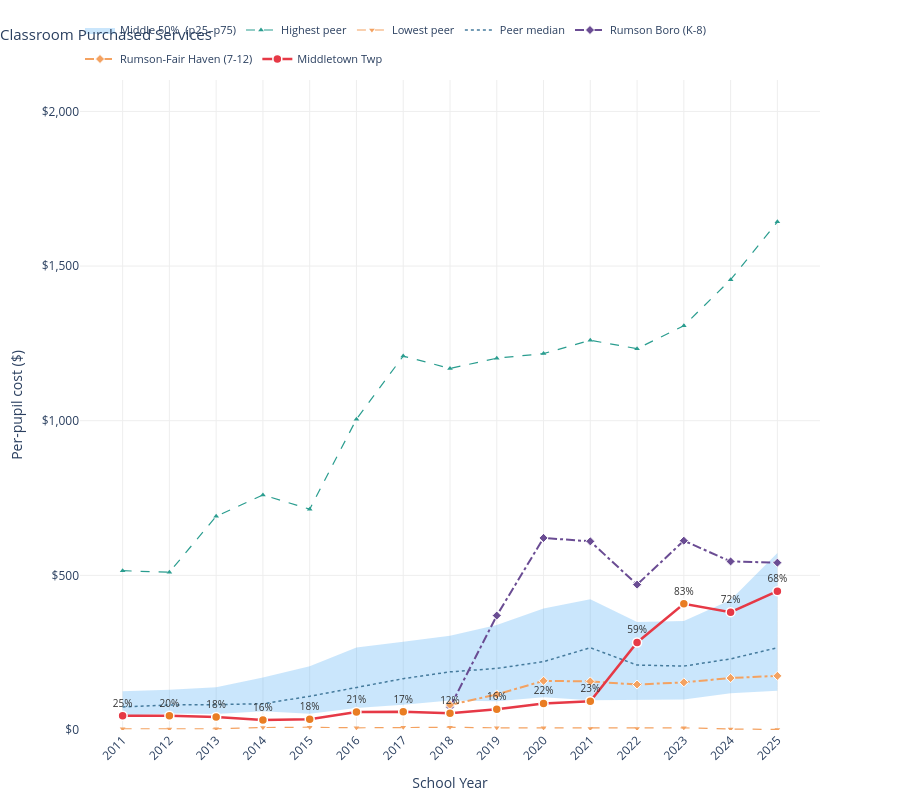

Notebook code for this chart:
### Code cell
sigma_chart('Classroom Purchased Services', '$', 'Per-pupil cost ($)').show()

### Figure 1 — Plotly figure (JSON) as saved in the notebook; plotly's stock layout.template omitted (floating-point values rounded to 4 significant figures)
{"data": [{"hoverinfo": "skip", "line": {"width": 0}, "mode": "lines", "showlegend": false, "type": "scatter", "x": [2011, 2012, 2013, 2014, 2015, 2016, 2017, 2018, 2019, 2020, 2021, 2022, 2023, 2024, 2025], "y": [125.5, 130.0, 138.0, 169.8, 206.0, 267.0, 285.0, 305.0, 339.5, 393.0, 422.5, 349.5, 352.8, 420.5, 572.5]}, {"fill": "tonexty", "fillcolor": "rgba(66,165,245,0.28)", "hoverinfo": "skip", "legendgroup": "bands", "line": {"width": 0}, "mode": "lines", "name": "Middle 50%  (p25–p75)", "showlegend": true, "type": "scatter", "x": [2011, 2012, 2013, 2014, 2015, 2016, 2017, 2018, 2019, 2020, 2021, 2022, 2023, 2024, 2025], "y": [45.75, 53.0, 52.0, 60.25, 52.25, 71.5, 81.75, 95.0, 92.75, 106.0, 96.5, 98.5, 99.0, 119.0, 126.5]}, {"hovertemplate": "<b>%{x}</b><br>Highest: %{text}<extra>Highest peer</extra>", "line": {"color": "#2A9D8F", "dash": "dash", "width": 1.2}, "marker": {"color": "#2A9D8F", "size": 5, "symbol": "triangle-up"}, "mode": "lines+markers", "name": "Highest peer", "text": ["$515 — MONROE TWP", "$510 — MONROE TWP", "$691 — SOUTH ORANGE-MAPLEWOOD", "$760 — IRVINGTON TOWNSHIP", "$714 — CAMDEN CITY", "$1,005 — BERGENFIELD BORO", "$1,209 — BERGENFIELD BORO", "$1,169 — Bergenfield Boro", "$1,202 — Bergenfield Boro", "$1,217 — Bergenfield Boro", "$1,260 — Bergenfield Boro", "$1,233 — Bergenfield Boro", "$1,307 — Bergenfield Boro", "$1,456 — Bergenfield Boro", "$1,643 — Bergenfield Boro"], "type": "scatter", "x": [2011, 2012, 2013, 2014, 2015, 2016, 2017, 2018, 2019, 2020, 2021, 2022, 2023, 2024, 2025], "y": [515.0, 510.0, 691.0, 760.0, 714.0, 1005.0, 1209.0, 1169.0, 1202.0, 1217.0, 1260.0, 1233.0, 1307.0, 1456.0, 1643.0]}, {"hovertemplate": "<b>%{x}</b><br>Lowest: %{text}<extra>Lowest peer</extra>", "line": {"color": "#F4A261", "dash": "dash", "width": 1.2}, "marker": {"color": "#F4A261", "size": 5, "symbol": "triangle-down"}, "mode": "lines+markers", "name": "Lowest peer", "text": ["$4 — HILLSBOROUGH TWP", "$3 — PARAMUS BORO", "$4 — WEST NEW YORK TOWN", "$8 — EGG HARBOR TWP", "$9 — EGG HARBOR TWP", "$7 — WEST NEW YORK TOWN", "$9 — GARFIELD CITY", "$9 — West New York Town", "$7 — Garfield City", "$7 — Garfield City", "$5 — Garfield City", "$5 — Garfield City", "$7 — West New York Schools", "$3 — Garfield City", "$2 — Jackson Twp"], "type": "scatter", "x": [2011, 2012, 2013, 2014, 2015, 2016, 2017, 2018, 2019, 2020, 2021, 2022, 2023, 2024, 2025], "y": [4.0, 3.0, 4.0, 8.0, 9.0, 7.0, 9.0, 9.0, 7.0, 7.0, 5.0, 5.0, 7.0, 3.0, 2.0]}, {"hovertemplate": "<b>%{x}</b><br>Peer median: %{text}<extra>Peer median</extra>", "line": {"color": "#457B9D", "dash": "dot", "width": 1.5}, "mode": "lines", "name": "Peer median", "text": ["$74", "$81", "$82", "$85", "$109", "$138", "$166", "$188", "$199", "$221", "$266", "$210", "$206", "$230", "$266"], "type": "scatter", "x": [2011, 2012, 2013, 2014, 2015, 2016, 2017, 2018, 2019, 2020, 2021, 2022, 2023, 2024, 2025], "y": [74.5, 81.0, 82.0, 85.0, 109.0, 138.0, 166.0, 188.0, 199.0, 221.0, 266.0, 210.0, 206.5, 230.0, 266.0]}, {"hovertemplate": "<b>%{x}</b><br>Rumson Boro (K-8): %{text}<extra>Rumson Boro (K-8)</extra>", "line": {"color": "#6A4C93", "dash": "dashdot", "width": 2}, "marker": {"color": "#6A4C93", "line": {"color": "white", "width": 1}, "size": 7, "symbol": "diamond"}, "mode": "lines+markers", "name": "Rumson Boro (K-8)", "text": ["N/A", "N/A", "N/A", "N/A", "N/A", "N/A", "N/A", "$74", "$370", "$621", "$610", "$470", "$612", "$545", "$541"], "type": "scatter", "x": [2011, 2012, 2013, 2014, 2015, 2016, 2017, 2018, 2019, 2020, 2021, 2022, 2023, 2024, 2025], "y": [NaN, NaN, NaN, NaN, NaN, NaN, NaN, 74.0, 370.0, 621.0, 610.0, 470.0, 612.0, 545.0, 541.0]}, {"hovertemplate": "<b>%{x}</b><br>Rumson-Fair Haven (7-12): %{text}<extra>Rumson-Fair Haven (7-12)</extra>", "line": {"color": "#F4A261", "dash": "dashdot", "width": 2}, "marker": {"color": "#F4A261", "line": {"color": "white", "width": 1}, "size": 7, "symbol": "diamond"}, "mode": "lines+markers", "name": "Rumson-Fair Haven (7-12)", "text": ["N/A", "N/A", "N/A", "N/A", "N/A", "N/A", "N/A", "$81", "$115", "$159", "$157", "$147", "$154", "$168", "$175"], "type": "scatter", "x": [2011, 2012, 2013, 2014, 2015, 2016, 2017, 2018, 2019, 2020, 2021, 2022, 2023, 2024, 2025], "y": [NaN, NaN, NaN, NaN, NaN, NaN, NaN, 81.0, 115.0, 159.0, 157.0, 147.0, 154.0, 168.0, 175.0]}, {"customdata": ["$46<br>25th percentile  (within peer IQR)<br>vs 104 peer districts", "$46<br>20th percentile  (below peer IQR)<br>vs 105 peer districts", "$42<br>18th percentile  (below peer IQR)<br>vs 105 peer districts", "$32<br>16th percentile  (below peer IQR)<br>vs 102 peer districts", "$35<br>18th percentile  (below peer IQR)<br>vs 102 peer districts", "$58<br>21th percentile  (below peer IQR)<br>vs 102 peer districts", "$59<br>17th percentile  (below peer IQR)<br>vs 100 peer districts", "$54<br>12th percentile  (below peer IQR)<br>vs 97 peer districts", "$67<br>16th percentile  (below peer IQR)<br>vs 96 peer districts", "$86<br>22th percentile  (below peer IQR)<br>vs 93 peer districts", "$93<br>23th percentile  (below peer IQR)<br>vs 91 peer districts", "$283<br>59th percentile  (within peer IQR)<br>vs 91 peer districts", "$408<br>83th percentile  (above peer IQR)<br>vs 94 peer districts", "$381<br>72th percentile  (within peer IQR)<br>vs 95 peer districts", "$449<br>68th percentile  (within peer IQR)<br>vs 95 peer districts"], "hovertemplate": "<b>%{x}</b><br>Middletown: %{customdata}<extra>Middletown</extra>", "line": {"color": "#E63946", "width": 2.5}, "marker": {"color": ["#E63946", "#E97D23", "#E97D23", "#E97D23", "#E97D23", "#E97D23", "#E97D23", "#E97D23", "#E97D23", "#E97D23", "#E97D23", "#E63946", "#E97D23", "#E63946", "#E63946"], "line": {"color": "white", "width": 1.5}, "size": 9}, "mode": "lines+markers+text", "name": "Middletown Twp", "text": ["25%", "20%", "18%", "16%", "18%", "21%", "17%", "12%", "16%", "22%", "23%", "59%", "83%", "72%", "68%"], "textfont": {"color": "#333", "size": 10}, "textposition": "top center", "type": "scatter", "x": [2011, 2012, 2013, 2014, 2015, 2016, 2017, 2018, 2019, 2020, 2021, 2022, 2023, 2024, 2025], "y": [46.0, 46.0, 42.0, 32.0, 35.0, 58.0, 59.0, 54.0, 67.0, 86.0, 93.0, 283.0, 408.0, 381.0, 449.0]}], "layout": {"height": 800, "hovermode": "x unified", "legend": {"font": {"size": 11}, "orientation": "h", "x": 0, "xanchor": "left", "y": 1.01, "yanchor": "bottom"}, "margin": {"b": 60, "l": 80, "r": 80, "t": 80}, "paper_bgcolor": "white", "plot_bgcolor": "white", "title": {"font": {"size": 15}, "text": "Classroom Purchased Services", "x": 0}, "xaxis": {"dtick": 1, "gridcolor": "#eee", "tickangle": -45, "title": {"text": "School Year"}}, "yaxis": {"gridcolor": "#eee", "range": [0, 2102.0], "tickformat": ",", "tickprefix": "$", "title": {"text": "Per-pupil cost ($)"}}}}
